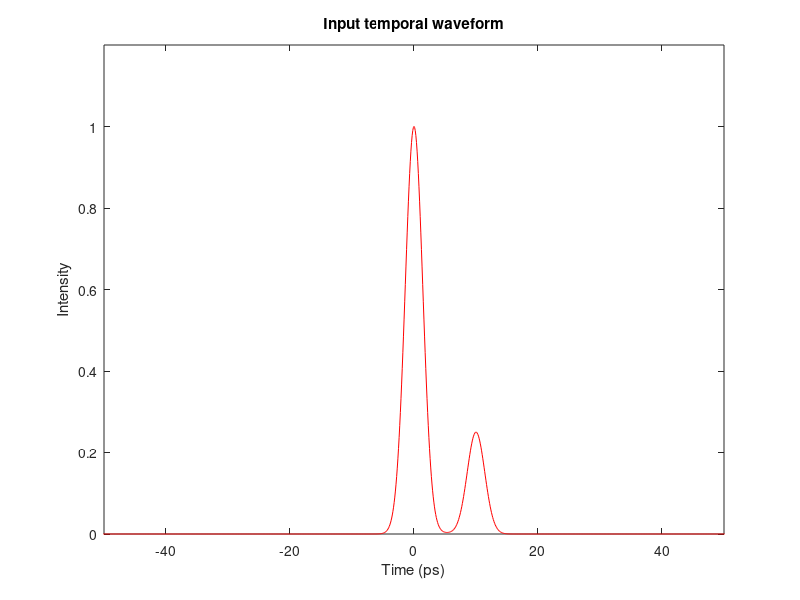
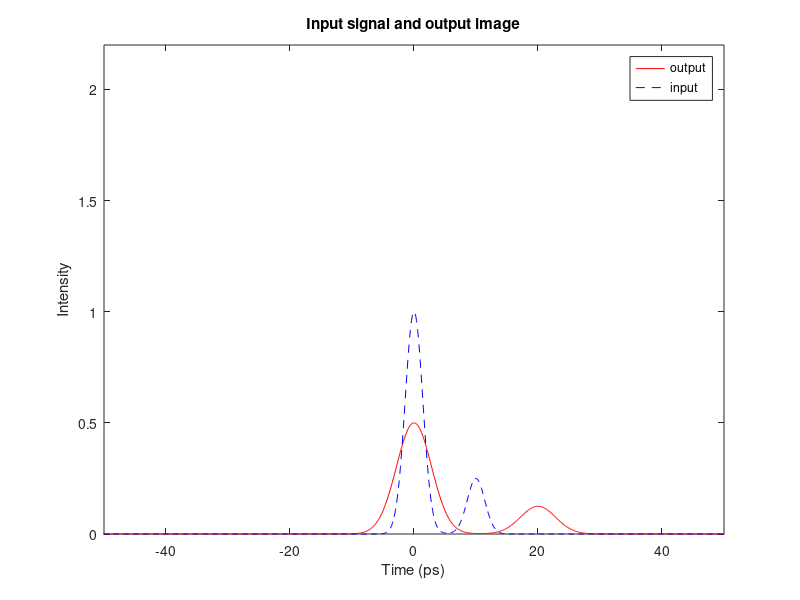

The MATLAB source for these figures, in order:
clc;
clear all;
%% Time windows
global Tmax Tmin delta_t;
Tmin=-5e-10; Tmax=5e-10; delta_t=1e-13; t=Tmin:delta_t:Tmax;
Ns=floor((Tmax-Tmin)/delta_t+1); df=1/(Tmax-Tmin);  k=-(Ns-1)/2:(Ns-1)/2;  f=fftshift(-k*df);
%% Input dispersion
beta2_DCF=20e-27;                                 % GVD of DCF (unit: s^2/m)
L_DCF=0.5*1e3;                                    % Length of DCF (unit:m)
phi_input=beta2_DCF*L_DCF; 
%% GRIN time lens parameters
gama=20e-3;                                     % Nonlinear coefficients (unit: W^-1*m^-1)
beta2_GRIN=-20e-27;                             % GVD of GRIN time lens (unit: s^2/m)
P_pump=1;                                       % Pump peak power (unit: W)
t_pump=40e-12;                                  % Half duration of pump (unit: s)
alfa=sqrt(-4*beta2_GRIN*gama*P_pump/t_pump^2);
Z_T=2*pi/alfa;                                  % Self-imaging period (unit: m)
L_GRIN=Z_T/4;                                   % Length of GRIN time lens (unit:m)
%% Output dispersion
phi_output=(beta2_GRIN/alfa*sin(alfa*L_GRIN)+phi_input*cos(alfa*L_GRIN))/(-1*cos(alfa*L_GRIN)+alfa/beta2_GRIN*phi_input*sin(alfa*L_GRIN));                                 
%% Temporal magnification factor
M_t=cos(alfa*L_GRIN)-alfa/beta2_GRIN*phi_output*sin(alfa*L_GRIN);
%% Input signal
t0=2e-12;                                       % Input pulse width (unit: s)
A_input=exp(-t.^2/(2*t0^2))+0.5*exp(-(t-5*t0).^2/(2*t0^2));
IA_input=abs(A_input).^2;
IA_inputmax=max(max(IA_input));
fA_input=fft(A_input);
figure
plot(t/1e-12,IA_input/IA_inputmax,'r');
xlim([-50,50]);ylim([0,1.2]);
xlabel('Time (ps)');ylabel('Intensity');
title('Input temporal waveform');
%% Propagation through input dispersion
fA_incident=fA_input.*exp(1i*beta2_DCF*L_DCF*(2*pi*f).^2/2);
A_incident=ifft(fA_incident);
%% Propagation through GRIN time lens
Z=L_GRIN;                                           % GRIN time lens length                         
num=4e2;                                            % Simulation step number
dZ=Z/num;                                           % Step length                          
ufft=fft(A_incident);
for mm=2:num+1
    mm
    % Linear propagation dZ/2
    linear_operator=1i*beta2_GRIN*(2*pi*f).^2/2;                  % Dispersion opertor
    Dispersion=exp(linear_operator*dZ/2);     
    A_half=ifft(Dispersion.*ufft);
    % Nonlinear propagation dZ
    I_pump=1-t.^2/(t_pump^2);                                  % Pump pulse            
    XPM_opertor=1i*2*gama*P_pump*I_pump;                                              
    u1=A_half.*exp(XPM_opertor*dZ).*rectpuls((t)/(2*t_pump));  % XPM opertor
    % linear propagation dZ/2
    ufft=Dispersion.*fft(u1);
    A_output(mm,:)=ifft(ufft);
    I_output(mm,:)=abs(A_output(mm,:)).^2;
    fA_output(mm,:)=ufft;
    IfA_out(mm,:)=abs(fA_output(mm,:)).^2;
end
%% Propagation through output dispersion
A_out1=A_output(mm,:);
fA_out1=fA_output(mm,:);
fA_image=fA_out1.*exp(1i*phi_output*(2*pi*f).^2/2);
A_image=ifft(fA_image);
IA_image=abs(A_image).^2;
%% Output image
figure
plot(t/1e-12,IA_image/IA_inputmax,'r-');
hold on
plot(t/1e-12,IA_input/IA_inputmax,'b--');
xlim([-50,50]);ylim([0,2.2]);
xlabel('Time (ps)');ylabel('Intensity')
legend('output','input');
title('Input signal and output image');